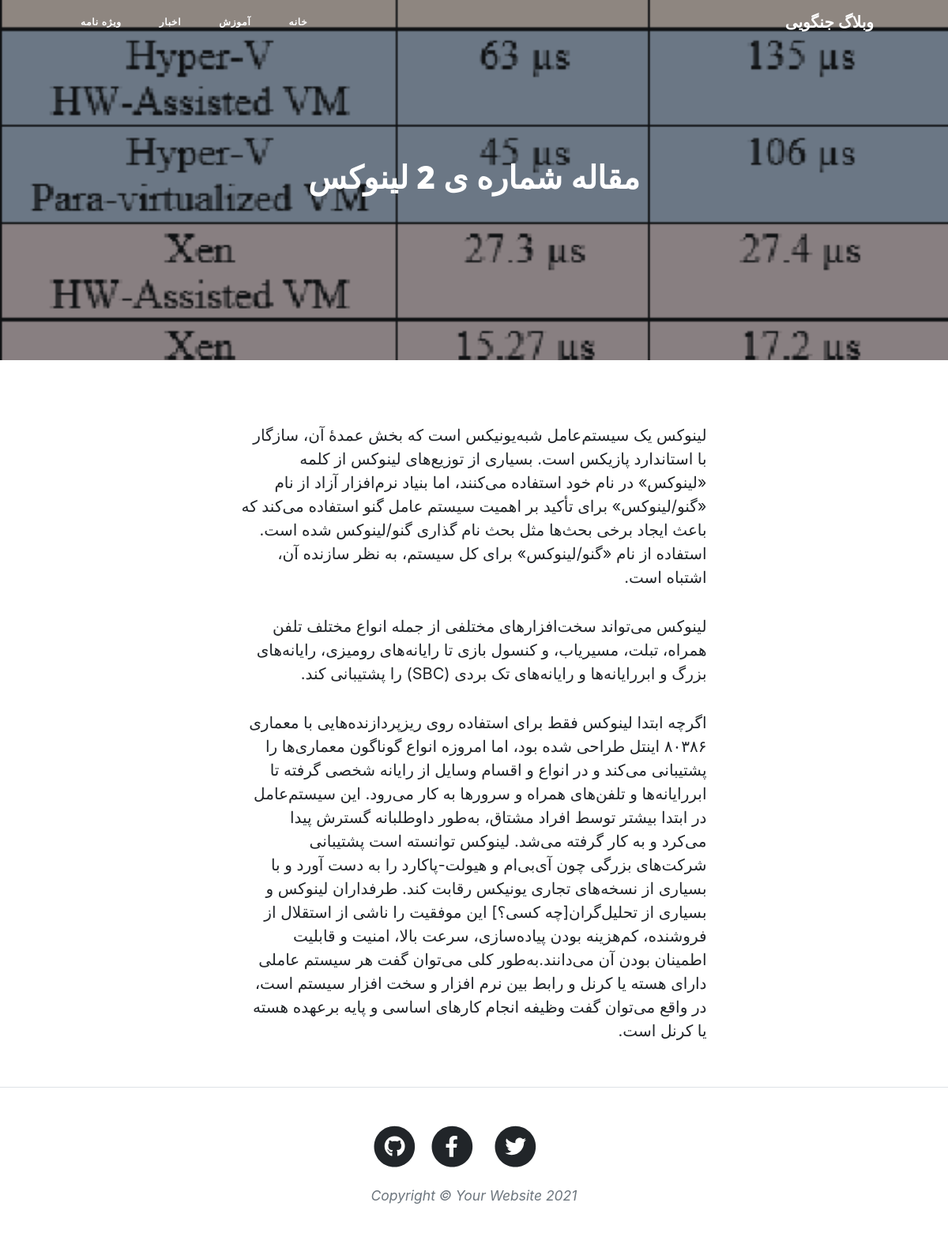
/article/linux02, run on the app's committed database.
### blog/models.py (models this page shows, shortened)
class Category(models.Model):
    parent = models.ForeignKey('self', null=True, default=None, blank=True
                               , verbose_name='زیر دسته', on_delete=models.SET_NULL, related_name='children')
    title = models.CharField(max_length=200, verbose_name='عنوان دسته بندی')
    slug = models.SlugField(max_length=100, unique=True, verbose_name='آدرس دسته بندی')
    status = models.BooleanField(default=True, verbose_name='فعال')
    position = models.IntegerField(verbose_name='پوزیشن')
    class Meta:
        verbose_name = 'دسته بندی'
        verbose_name_plural = 'دسته بندی ها'
        ordering = ['position']
    objects = CategoryManager()

class Article(models.Model):
    STATUS_CHOICES = (
        ('d', 'پیش نویس'),
        ('p', 'منتشر شده')
    )
    title = models.CharField(max_length=200, verbose_name='عنوان مقاله')
    slug = models.SlugField(max_length=100, unique=True, verbose_name='آدرس مقاله')
    category = models.ManyToManyField(Category, verbose_name='دسته بندی', related_name='articles')
    description = models.TextField(verbose_name='محتوا')
    thumbnail = models.ImageField(upload_to="images", verbose_name='تصویر مقاله')
    publish = models.DateTimeField(default=timezone.now, verbose_name='زمان انتشار')
    created = models.DateTimeField(auto_now_add=True, verbose_name='زمان ایجاد')
    updated = models.DateTimeField(auto_now=True, verbose_name='زمان ویرایش')
    status = models.CharField(max_length=1, choices=STATUS_CHOICES, verbose_name='وضعیت')
    class Meta:
        verbose_name = 'مقاله'
        verbose_name_plural = 'مقالات'
        ordering = ['-publish']
    def jpublish(self):
        return jalali_converter(self.publish)
    jpublish.short_description = "زمان انتشار"
    objects = ArticleManager()

### blog/views.py (the view)
# urls.py: path('article/<slug:slug>', ArticleDetail.as_view(), name="detail"),
class ArticleDetail(DetailView):
    template_name = 'blog/detail.html' # Default is article_detail.html
    def get_object(self):
        slug = self.kwargs.get('slug')   # keyword Arguments
        return get_object_or_404(Article, slug=slug, status='p')

### blog/models.py (called while the page is built)
    def active(self):
        return self.filter(status=True)

### blog/templatetags/base_tags.py (called while the page is built)
@register.simple_tag
def title():
    return "وبلاگ جنگویی"

@register.inclusion_tag('blog/partials/category_navbar.html')
def category_navbar():
    return {
        "category": Category.objects.filter(status=True)
    }

### blog/templates/blog/detail.html (shortened to what this page needs)
{% extends 'blog/base.html' %}
{% load static %}
{% block main %}
<header class="masthead" style="background-image: url('{{article.thumbnail.url}}')">
    <div class="container position-relative px-4 px-lg-5">
        <div class="row gx-4 gx-lg-5 justify-content-center">
            <div class="col-md-10 col-lg-8 col-xl-7">
                <div class="site-heading">
                    <h1>{{article.title}}</h1>
                </div>
            </div>
        </div>
    </div>
</header>
<article class="mb-4">
    <div class="container px-4 px-lg-5">
        <div class="row gx-4 gx-lg-5 justify-content-center">
            <div class="col-md-10 col-lg-8 col-xl-7">
                 {{article.description|linebreaks}}
            </div>
        </div>
    </div>
</article>
{% endblock%}

### blog/templates/blog/base.html (shortened to what this page needs)
{% load static %}
{% load base_tags %}
<html lang="en">
<head>
    <link href="{% static 'blog/css/styles.css' %}" rel="stylesheet"/>
    <link href="{% static 'blog/css/rtl.css' %}" rel="stylesheet"/>
</head>
<body>
<nav class="navbar navbar-expand-lg navbar-light" id="mainNav">
    <div class="container px-4 px-lg-5">
        <a class="navbar-brand" href="{% url 'blog:home' %}">{% title %}</a>
        {% category_navbar %}
    </div>
</nav>
{% block main %}
{% endblock %}
<footer class="border-top">
    <div class="container px-4 px-lg-5">
        <div class="row gx-4 gx-lg-5 justify-content-center">
            <div class="col-md-10 col-lg-8 col-xl-7">
                <ul class="list-inline text-center">
                    <li class="list-inline-item">
                        <a href="#!">
                                    <span class="fa-stack fa-lg">
                                        <i class="fas fa-circle fa-stack-2x"></i>
                                        <i class="fab fa-twitter fa-stack-1x fa-inverse"></i>
                                    </span>
                        </a>
                    </li>
                    <li class="list-inline-item">
                        <a href="#!">
                                    <span class="fa-stack fa-lg">
                                        <i class="fas fa-circle fa-stack-2x"></i>
                                        <i class="fab fa-facebook-f fa-stack-1x fa-inverse"></i>
                                    </span>
                        </a>
                    </li>
                    <li class="list-inline-item">
                        <a href="#!">
                                    <span class="fa-stack fa-lg">
                                        <i class="fas fa-circle fa-stack-2x"></i>
                                        <i class="fab fa-github fa-stack-1x fa-inverse"></i>
                                    </span>
                        </a>
                    </li>
                </ul>
                <div class="small text-center text-muted fst-italic">Copyright &copy; Your Website 2021</div>
            </div>
        </div>
    </div>
</footer>
</body>
</html>

### blog/templates/blog/partials/category_navbar.html (shortened to what this page needs)
<div class="collapse navbar-collapse nav" id="navbarResponsive">
    <ul class="navbar-nav ms-auto py-4 py-lg-0">
        <li class="nav-item">
            <a class="nav-link px-lg-3 py-3 py-lg-4" href="{% url 'blog:home' %}">خانه</a>
        </li>
        <li>
            {% for cat in category %}
                {% if cat.parent == None %}
                    <li class="nav-item">
                        <a class="nav-link px-lg-3 py-3 py-lg-4 " href="{% url 'blog:category' cat.slug %}">{{cat.title}}</a>
                    </li>
                {% endif %}
            {% endfor %}
        </li>
    </ul>
</div>

### blog/static/blog/css/rtl.css (style rules this page uses)
body { direction: rtl; text-align: right; font-family: "sahel" font-size: 14px; }
.navbar-nav { margin-left: initial !important; margin-right: auto; }
header.masthead .page-heading h1, header.masthead .page-heading .h1 , header.masthead .site-heading h1, header.masthead .site-heading .h1 { font-size: 40px; }
.nav ul { padding-right: 0; }
.nav ul li { border-bottom: none; height: 36px; line-height: 36px; font-size: 14px; display: inline-block; float: left; margin: 0 auto; }
.nav ul li a { text-decoration: none; color: #000000; display: block; transition: .3s background-color; padding:0 24px !important; }
.nav a { border-bottom: none; }

### data on the page
Category: title "آموزش"
Category: title "اخبار"
Category: title "ویژه نامه"
Article: thumbnail (picture), title "مقاله شماره ی 2 لینوکس", description "لینوکس یک سیستم‌عامل شبه‌یونیکس است که بخش عمدۀ آن، سازگار با استاندارد پازیکس است. بسیاری از توزیع‌های لینوکس از کلمه «لینوکس» در نام خود استفاده می‌کنند، اما بنیاد نرم‌افزار آزاد از نام «گنو/لینوکس» برای تأکید بر اهمیت سیستم عامل گنو استفاده می‌کند که باعث ایجاد برخی بحث‌ها مثل بحث نام گذاری گنو/لینوکس شده است. استفاده از نام «گنو/لینوکس» برای کل سیستم، به نظر سازنده آن، اشتباه است. لینوکس می‌تواند سخت‌افزارهای مختلفی از جمله انواع مختلف تلفن همراه، تبلت، مسیریاب، و کنسول بازی تا رایانه‌های رومیزی، رایانه‌های بزرگ و ابررایانه‌ها و رایانه‌های تک‌ بردی (SBC) را پشتیبانی ‌کند. اگرچه ابتدا لینوکس فقط برای استفاده روی ریزپردازنده‌هایی با معماری ۸۰۳۸۶ اینتل طراحی شده بود، اما امروزه انواع…"
